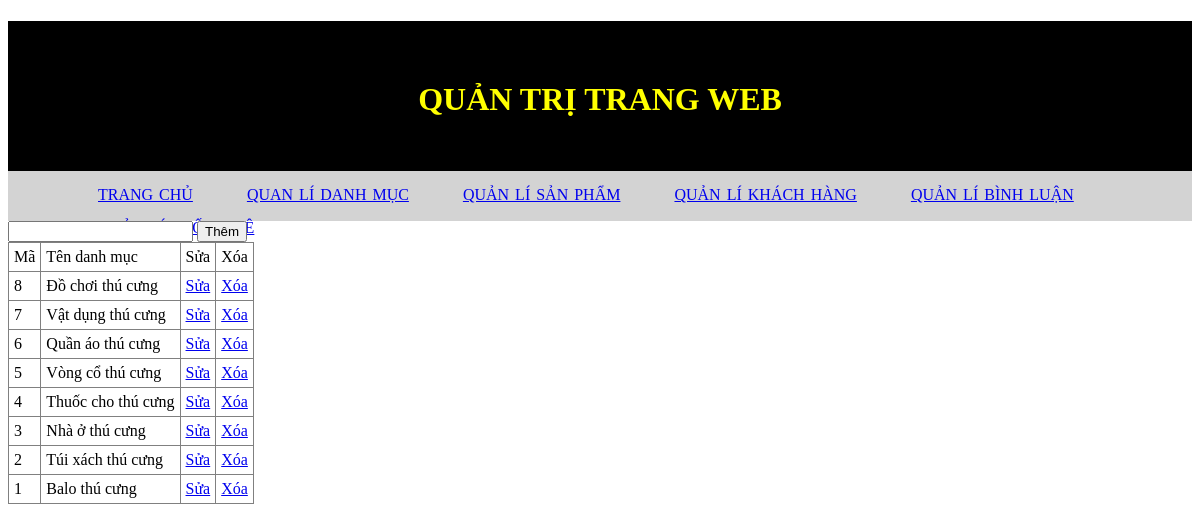
The app's page /controller/admin.php with its own data.
### tables this page shows
CREATE TABLE `catalog` (
  `ma_loai` int(11) NOT NULL,
  `ten` varchar(255) NOT NULL
);

### model/connect.php (called while the page is built, shortened)
<?php
    class connect{
        var $db = null;
        public function __construct(){
            $dsn='mysql:host=localhost;dbname=asm_shop';
            $user='root';
            $pass='';
            $this->db=new PDO($dsn,$user,$pass, array(PDO::MYSQL_ATTR_INIT_COMMAND => "SET NAMES utf8"));
        }
    function getList($select){
        $result = $this->db->query($select);
        return $result;
    }
}
?>

### model/catalog.php (called while the page is built, shortened)
<?php
    class Catalog{
        function getList(){
            $db = new connect();
            $select = "select * from catalog order by ma_loai DESC";
            $result = $db->getList($select);
            return $result;
        }
    }
?>

### view/admin/danhmuc.php (the view)
<?php
    require 'header.php';
?>
<?php
    if(isset($get1) && is_array($get1)){
        $ten = $get1['ten'];
        $ma_loai =$get1['ma_loai'];
?>
<form action="admin.php?act=update_cata" method="post" enctype="multipart/form-data">
    <input type="text" name="ten" value="<?=$ten?>">
    <input type="hidden" name="ma_loai" value="<?=$ma_loai?>">
    <input type="submit" value="Cập nhật">
</form>
<?php } else{?>
<form action="admin.php?act=add_cata" method="post" enctype="multipart/form-data">
    <input type="text" name="ten">
    <input type="submit" name="Thêm" value="Thêm">
</form>
<?php }?>
<table style="border-collapse: collapse" border='1' cellpadding="5">
    <tr>
        <td>Mã</td>
        <td>Tên danh mục</td>
        <td>Sửa</td>
        <td>Xóa</td>
    </tr>
    <?php
        foreach($dm as $dm){
            $linksua="admin.php?act=form_update_cata&ma_loai=".$dm['ma_loai'];
            $linkxoa="admin.php?act=delete_cata&ma_loai=".$dm['ma_loai'];
            echo '<tr>
            <td>'.$dm['ma_loai'].'</td>
            <td>'.$dm['ten'].'</td>
            <td><a href="'.$linksua.'">Sửa</a></td>
            <td><a href="'.$linkxoa.'">Xóa</a></td>
        </tr>';
        }
    ?>
</table>

### controller/admin.php (shortened to what this page needs)
<?php
    require '../model/connect.php';
    require '../model/catalog.php';
    require '../model/product.php';
    $danhmuc = new Catalog();
    $dm = $danhmuc->getList();
    if(isset($_GET['act'])){
        $act =$_GET['act'];
        switch($act){
            case 'danhmuc':
                require '../view/admin/danhmuc.php';
            break;
            case 'add_cata':
                $ten = $_POST['ten'];
                $addnew = new Catalog('',$ten);
                $addnew->insert();
                $danhmuc = new Catalog();
                $dm = $danhmuc->getList();
                require '../view/admin/danhmuc.php';
            break;
            case 'form_update_cata':
                $ma_loai = $_GET['ma_loai'];
                $getone = new Catalog();
                $get1 = $getone->getCatalogID($ma_loai);
                include '../view/admin/danhmuc.php';
            break;
            case 'update_cata':
                $ma_loai = $_POST['ma_loai'];
                $ten = $_POST['ten'];
                $update = new Catalog();
                $update->Editproduct($ten,$ma_loai);
                $danhmuc = new Catalog();
                $dm = $danhmuc->getList();
                include '../view/admin/danhmuc.php';
            break;
            case 'delete_cata':
                $ma_loai = $_GET['ma_loai'];
                $del = new Catalog();
                $del->Deleteproduct($ma_loai);
                $danhmuc = new Catalog();
                $dm = $danhmuc->getList();
                include '../view/admin/danhmuc.php';
            break;
            case 'sanpham':
                require '../view/admin/sanpham.php';
            break;
            case 'add_product':
                $query= "select * from product order by ma_hh DESC";
                $new=$db->query($query);
                if(!empty($_POST['addnew'])){
                    $name=[$_POST['ten_hh']];
                    $hinh=$_POST['hinh'];
                    $price=$_POST['don_gia'];
                    $content=$_POST['mota'];
                    $query="insert into product(ma_loai,ten_hh,hinh,don_gia,mota)"
                                ."value('2','$name','$hinh','$price','$content')";
                    $addnew=$db->exec($query);
                }
                $danhsach = new product();
                $ds = $danhsach->getList();
                include '../view/admin/sanpham.php';
            break;
            default:
                require '../view/admin/danhmuc.php';
            break;
        }
    }else{
        require '../view/admin/danhmuc.php';
    }
?>

### view/admin/header.php (shortened to what this page needs)
<!DOCTYPE html>
<html lang="en">
<head>
</head>
<body>
    <div class="menu">
        <h1>QUẢN TRỊ TRANG WEB</h1>
    </div>
    <div class="childmenu">
        <ul>
            <li><a href="#">TRANG CHỦ</a></li>
            <li><a href="admin.php?act=danhmuc">QUAN LÍ DANH MỤC</a> </li>
            <li><a href="admin.php?act=sanpham">QUẢN LÍ SẢN PHẨM</a></li>
            <li><a href="#">QUẢN LÍ KHÁCH HÀNG</a></li></li>
            <li><a href="#">QUẢN LÍ BÌNH LUẬN</a></li></li>
            <li><a href="#">QUẢN LÍ THỐNG KÊ</a></li></li>
        </ul>
    </div>
</body>
</html>

### view/admin/header.php (style rules this page uses)
.menu { text-align:center; width: 100%; height: 150px; color: yellow; background-color:black; }
.menu h1 { padding: 60px 30px; }
.childmenu { height:50px; margin-top:-16px; background-color:lightgray; }
.childmenu ul li { margin-top:15px; word-spacing: 2px; margin-left:50px; display:inline-block; }

### records on screen
catalog: ma_loai "8", ten "Đồ chơi thú cưng"
catalog: ma_loai "7", ten "Vật dụng thú cưng"
catalog: ma_loai "6", ten "Quần áo thú cưng"
catalog: ma_loai "5", ten "Vòng cổ thú cưng"
catalog: ma_loai "4", ten "Thuốc cho thú cưng"
catalog: ma_loai "3", ten "Nhà ở thú cưng"
catalog: ma_loai "2", ten "Túi xách thú cưng"
catalog: ma_loai "1", ten "Balo thú cưng"
